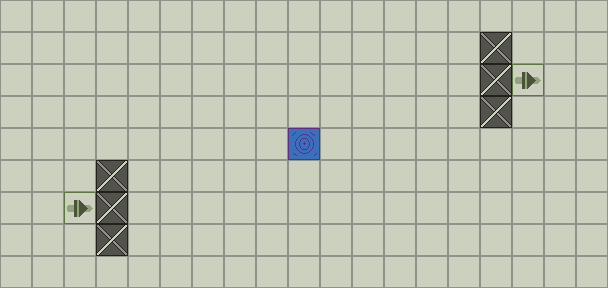

The image is a tile-based game level rendered from a .tmx file. Its description and complete source (layers, tilesets, objects, tile grids) follow:
An orthogonal 19x9 tile map with 32x32 px tiles, 1 tile layer (Tile Layer).

<map version="1.5" tiledversion="1.6.0" orientation="orthogonal" renderorder="right-down" width="19" height="9" tilewidth="32" tileheight="32" infinite="0" backgroundcolor="#8f9389" nextlayerid="3" nextobjectid="512">
 <tileset firstgid="1" name="tileset" tilewidth="32" tileheight="32" tilecount="25" columns="5">
  <image source="../tileset.png" width="160" height="160" />
 </tileset>
 <layer id="1" name="Tile Layer" width="19" height="9">
  <data encoding="csv">
1,1,1,1,1,1,1,1,1,1,1,1,1,1,1,1,1,1,1,
1,1,1,1,1,1,1,1,1,1,1,1,1,1,1,2,1,1,1,
1,1,1,1,1,1,1,1,1,1,1,1,1,1,1,2,4,1,1,
1,1,1,1,1,1,1,1,1,1,1,1,1,1,1,2,1,1,1,
1,1,1,1,1,1,1,1,1,25,1,1,1,1,1,1,1,1,1,
1,1,1,2,1,1,1,1,1,1,1,1,1,1,1,1,1,1,1,
1,1,4,2,1,1,1,1,1,1,1,1,1,1,1,1,1,1,1,
1,1,1,2,1,1,1,1,1,1,1,1,1,1,1,1,1,1,1,
1,1,1,1,1,1,1,1,1,1,1,1,1,1,1,1,1,1,1
</data>
 </layer>
 <objectgroup id="2" name="Object Layer" />
</map>
